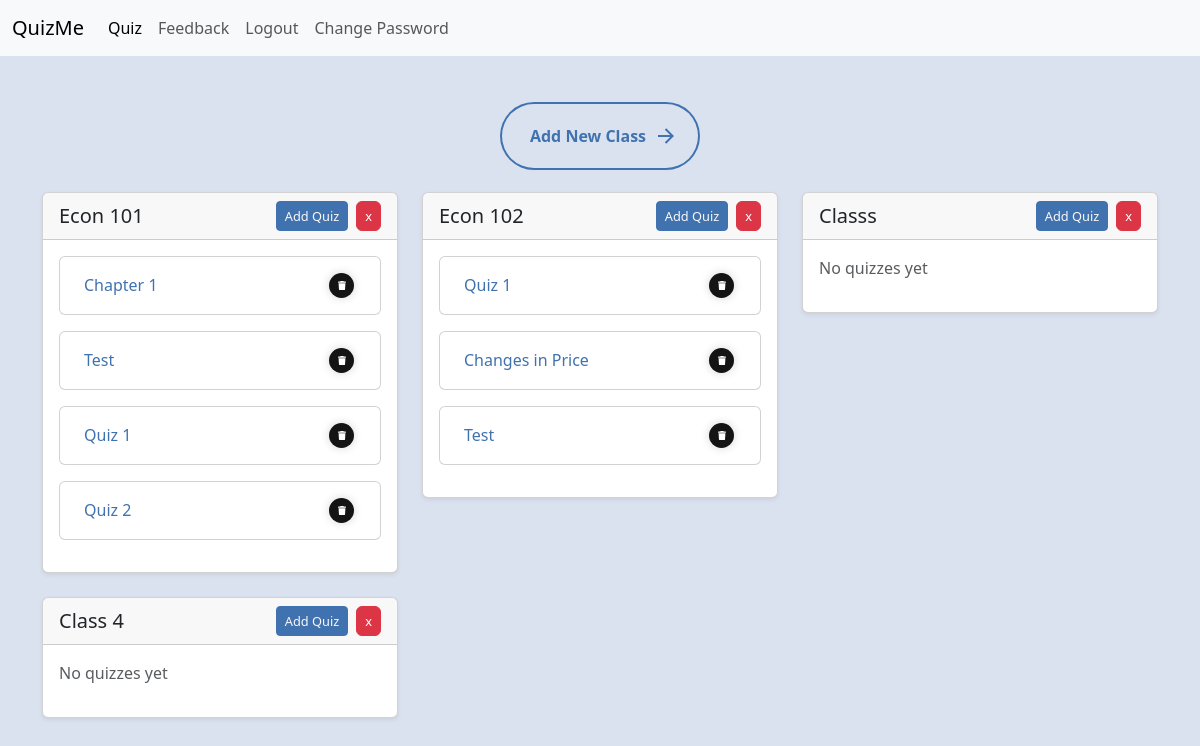
The app's page /quiz-selector (signed in), older data.
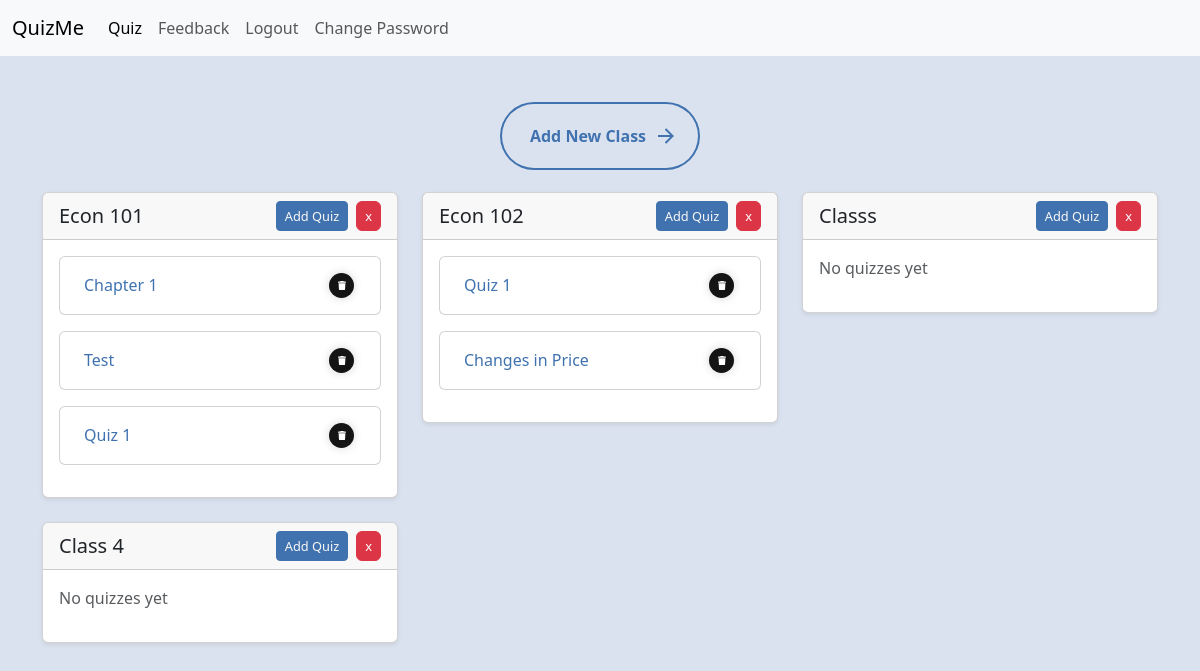
The same page, newer data.
### main.py (models this page shows)
class ClassList(db.Model):
    __tablename__ = "class_list"
    id: Mapped[int] = mapped_column(Integer, primary_key=True)
    user_id: Mapped[int] = mapped_column(Integer, db.ForeignKey("users.id"))
    class_name: Mapped[str] = mapped_column(String(250), unique=False, nullable=False)

class Quiz(db.Model):
    __tablename__ = "quizzes"
    id: Mapped[int] = mapped_column(Integer, primary_key=True)
    user_id: Mapped[int] = mapped_column(Integer, db.ForeignKey("users.id"))
    quiz_json: Mapped[str] = mapped_column(JSON())
    title: Mapped[str] = mapped_column(String())
    class_name: Mapped[str] = mapped_column(String(250), unique=False, nullable=False)
    total_questions: Mapped[int] = mapped_column(Integer)
    best_score: Mapped[int] = mapped_column(Integer)

### main.py (the view)
@app.route('/quiz-selector', methods=["GET", "POST"])
def quiz_selector():
    form = NoteInput()
    class_list = ClassList.query.filter_by(user_id=current_user.id).all()
    quizzes = Quiz.query.filter_by(user_id=current_user.id).all()
    return render_template("quiz_selector.html", form=form, class_list=class_list, quizzes=quizzes)

### main.py (called while the page is built)
@login_manager.user_loader
def load_user(user_id):
    return db.get_or_404(User, user_id)

### templates/quiz_selector.html (shortened to what this page needs)
{% include "header.html" %}
{% block content %}
<div class="container mt-5">
    <div class="text-center mb-4">
        <button type="button" class="create_class_button" data-bs-toggle="modal" data-bs-target="#addClassModal">
              <span class="text">Add New Class</span>
              <svg viewBox="0 0 24 24" class="arr-1" xmlns="http://www.w3.org/2000/svg">
                <path
                  d="M16.1716 10.9999L10.8076 5.63589L12.2218 4.22168L20 11.9999L12.2218 19.778L10.8076 18.3638L16.1716 12.9999H4V10.9999H16.1716Z"
                ></path>
              </svg>
        </button>
    </div>
    {% if class_list %}
        <div class="row">
            {% for class in class_list %}
            <div class="col-md-4 mb-4">
                <div class="card shadow-sm">
                    <div class="card-header d-flex justify-content-between align-items-center">
                        <h5 class="card-title mb-0">{{ class.class_name }}</h5>
                        <div class="d-flex gap-2">
                            <button type="button" class="add_quiz_button btn btn-sm btn-primary" data-bs-toggle="modal" data-bs-target="#createQuizModal" data-class-name="{{ class.class_name }}">
                                Add Quiz
                            </button>
                            <form action="{{ url_for('delete_class', class_name=class.class_name) }}" method="POST" onsubmit="return confirm('Are you sure you want to delete this class?');" class="m-0">
                                <button type="submit" class="delete_class_button btn btn-danger">
                                    x
                                </button>
                            </form>
                        </div>
                    </div>
                    <div class="card-body">
                        {% set class_quizzes = quizzes|selectattr('class_name', 'equalto', class.class_name)|list %}
                        {% if class_quizzes %}
                            <div class="row">
                                {% for quiz in class_quizzes %}
                                <div class="col-12 mb-3">
                                    <div class="card">
                                        <div class="card-body">
                                            <div class="d-flex justify-content-between align-items-center">
                                                <h6 class="card-title mb-0">
                                                    <a href="{{ url_for('quiz', quiz_id=quiz.id) }}" class="text-decoration-none">
                                                        {{ quiz.title }}
                                                    </a>
                                                </h6>
                                                <form action="{{ url_for('delete_quiz', quiz_id=quiz.id) }}" method="POST" onsubmit="return confirm('Are you sure you want to delete this quiz?');">
                                                    <button type="submit" class="delete_quiz_button" aria-label="Delete quiz">
                                                        <svg viewBox="0 0 448 512" class="svgIcon">
                                                            <path d="M135.2 17.7L128 32H32C14.3 32 0 46.3 0 64S14.3 96 32 96H416c17.7 0 32-14.3 32-32s-14.3-32-32-32H320l-7.2-14.3C307.4 6.8 296.3 0 284.2 0H163.8c-12.1 0-23.2 6.8-28.6 17.7zM416 128H32L53.2 467c1.6 25.3 22.6 45 47.9 45H346.9c25.3 0 46.3-19.7 47.9-45L416 128z" />
                                                        </svg>
                                                    </button>
                                                </form>
                                            </div>
                                        </div>
                                    </div>
                                </div>
                                {% endfor %}
                            </div>
                        {% else %}
                            <p class="text-muted">No quizzes yet</p>
                        {% endif %}
                    </div>
                </div>
            </div>
            {% endfor %}
        </div>
    {% else %}
        <div class="text-center mt-4">
            <h3 class="mb-4">No Classes Added Yet</h3>
            <p>Click the button above to add your first class!</p>
        </div>
    {% endif %}
</div>
{% endblock %}

### templates/header.html (shortened to what this page needs)
<!doctype html>
<html lang="en" data-bs-theme="auto">
  <head><script src="../assets/js/color-modes.js"></script>
    <link rel="stylesheet" href="https://cdn.jsdelivr.net/npm/@docsearch/css@3">
    <link href="static/css/bootstrap.min.css" rel="stylesheet">
    <link href="https://cdn.jsdelivr.net/npm/bootstrap@5.3.3/dist/css/bootstrap.min.css" rel="stylesheet">
    <link rel="stylesheet" href="static/css/style.css"/>
<nav class="navbar navbar-expand-lg bg-body-tertiary">
  <div class="container-fluid">
    <a class="navbar-brand">QuizMe</a>
    <div class="collapse navbar-collapse" id="navbarNav">
      <ul class="navbar-nav">
        <li class="nav-item">
          <a class="nav-link active" aria-current="page" href="{{url_for('quiz_selector') }}">Quiz</a>
        </li>
        <li class="nav-item">
          <a class="nav-link" href="{{url_for('feedback') }}">Feedback</a>
        </li>
        {% if current_user.is_authenticated: %}
        <li class="nav-item">
          <a class="nav-link" href="{{url_for('logout') }}">Logout</a>
        </li>
        <li class="nav-item">
          <a class="nav-link" href="{{url_for('change_password') }}">Change Password</a>
        </li>
        {%endif%}
      </ul>
    </div>
  </div>
</nav>

### static/css/style.css (style rules this page uses)
:root { --primary-color: #F9F7F7; --secondary-color: #DBE2EF; --tertiary-color: #3F72AF; --quaternary-color: #112D4E; }

Row changes from the older to the newer data that the page shows:
removed Quiz: title "Quiz 2", shown under ClassList "Econ 101"
removed Quiz: title "Test", shown under ClassList "Econ 102"
